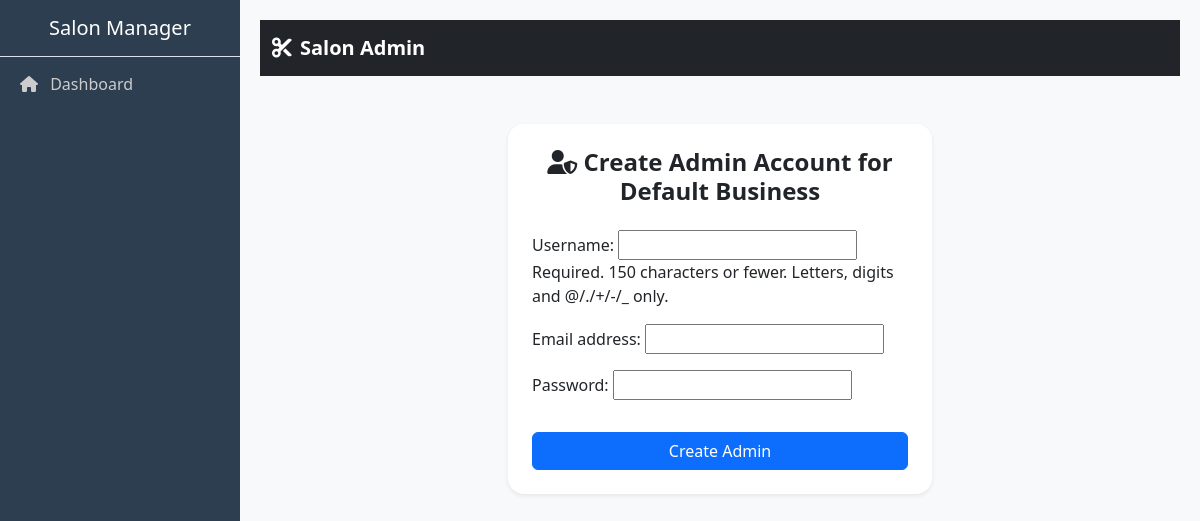
Page /onboarding/ (signed in) on the earlier database version.
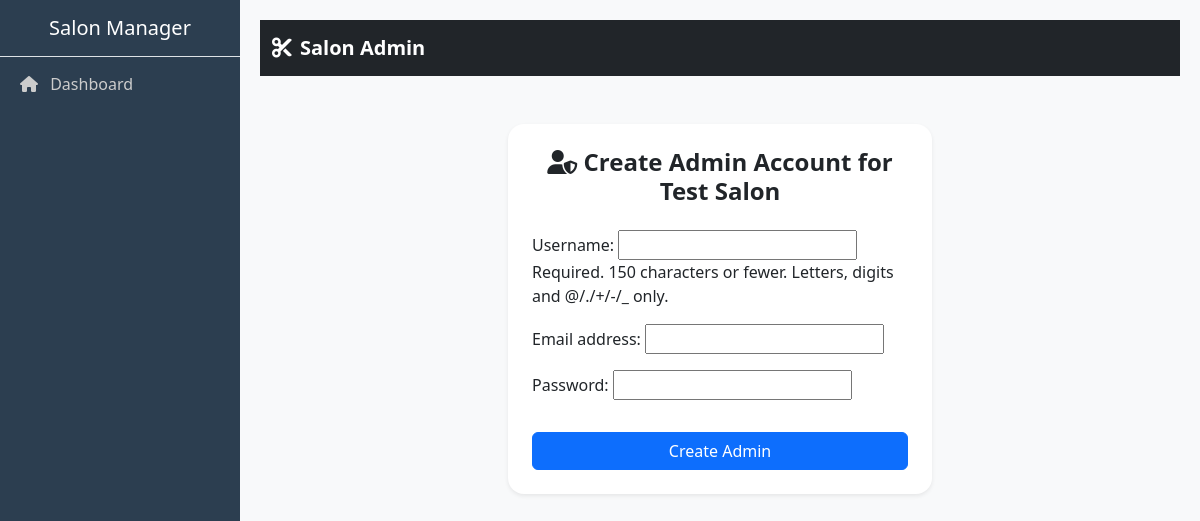
Same page on the later database version.
### system/models.py (models this page shows, shortened)
class Business(models.Model):
    name = models.CharField(max_length=255)
    address = models.CharField(max_length=255, blank=True)
    standard_haircut_points = models.FloatField(default=1, help_text="Points awarded per completed haircut for all employees")
    loyalty_point_value = models.DecimalField(max_digits=10, decimal_places=2, default=10.00, help_text="Monetary value of one customer loyalty point in UGX")

### system/views.py (the view, shortened to what this page needs)
# urls.py: path('onboarding/', views.onboarding, name='onboarding'),
def onboarding(request):
    if not request.session.get('onboarding', False):
        return redirect('login')
    business = Business.objects.get(id=request.session['business_id'])
    if request.method == 'POST':
        form = AdminCreationForm(request.POST)
        if form.is_valid():
            admin_user = form.save(commit=False)
            admin_user.business = business
            admin_role, _ = Role.objects.get_or_create(name='Admin')
            admin_user.role = admin_role
            admin_user.set_password(form.cleaned_data['password'])
            admin_user.save()
            del request.session['business_id']
            messages.success(request, "Admin account created. Please log in as admin.")
            return redirect('logout')
    else:
        form = AdminCreationForm()
    return render(request, 'system/onboarding_admin.html', {'form': form, 'business': business})

### system/forms.py
class AdminCreationForm(forms.ModelForm):
    password = forms.CharField(widget=forms.PasswordInput)
    class Meta:
        model = User
        fields = ['username', 'email', 'password']

### system/templatetags/role_extras.py (called while the page is built)
@register.filter
def has_feature(role, feature_code):
    if not role:
        return False
    return role.features.filter(code=feature_code).exists()

### system/templates/system/onboarding_admin.html (shortened to what this page needs)
{% extends 'system/base.html' %}
{% block content %}
<div class="container my-5">
  <div class="row justify-content-center">
    <div class="col-lg-6">
      <div class="card shadow-sm border-0 rounded-4">
        <div class="card-body p-4">
          <h4 class="mb-4 text-center fw-bold">
            <i class="fas fa-user-shield"></i> Create Admin Account for {{ business.name }}
          </h4>
          <form method="post">
            {{ form.as_p }}
            <button type="submit" class="btn btn-primary w-100 mt-3">Create Admin</button>
          </form>
        </div>
      </div>
    </div>
  </div>
</div>
{% endblock %}

Differences in the rows shown:
changed Business: name "Default Business" → "Test Salon"
